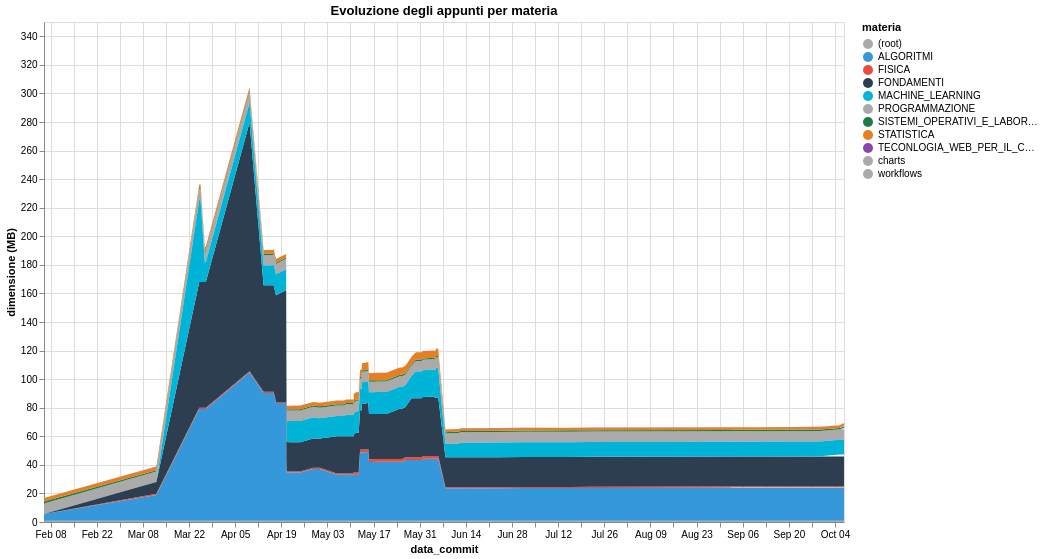

Specify this chart in Vega-Lite:
### Vega-Lite specification from a JSON file in a GitHub repository (floating-point values rounded to 4 significant figures; data arrays with more than 128 entries replaced by an {"elided": "..."} marker saying what was removed)
{"$schema": "https://vega.github.io/schema/vega-lite/v6.1.0.json", "config": {"view": {"continuousHeight": 300, "continuousWidth": 300}}, "data": {"name": "data-ab0a5a93ced90692e876f93ce15bbe63"}, "datasets": {"data-ab0a5a93ced90692e876f93ce15bbe63": {"elided": "721 records"}}, "encoding": {"color": {"field": "period", "scale": {"domain": ["(root)", "ALGORITMI", "FISICA", "FONDAMENTI", "MACHINE_LEARNING", "PROGRAMMAZIONE", "SISTEMI_OPERATIVI_E_LABORATORIO", "STATISTICA", "TECONLOGIA_WEB_PER_IL_CLOUD", "charts", "workflows"], "range": ["#aaaaaa", "#3498db", "#e74c3c", "#2c3e50", "#00b4d8", "#aaaaaa", "#1e7d45", "#e67e22", "#8e44ad", "#aaaaaa", "#aaaaaa"]}, "title": "materia", "type": "ordinal"}, "order": {"field": "period", "sort": "ascending", "type": "ordinal"}, "tooltip": [{"field": "commit_date", "title": "data_commit", "type": "temporal"}, {"field": "period", "title": "materia", "type": "ordinal"}, {"field": "line_count", "title": "dimensione (MB)", "type": "quantitative"}], "x": {"field": "commit_date", "title": "data_commit", "type": "temporal"}, "y": {"field": "line_count", "title": "dimensione (MB)", "type": "quantitative"}}, "height": 500, "mark": {"type": "area"}, "title": "Evoluzione degli appunti per materia", "usermeta": {"embedOptions": {}}, "width": 800}
